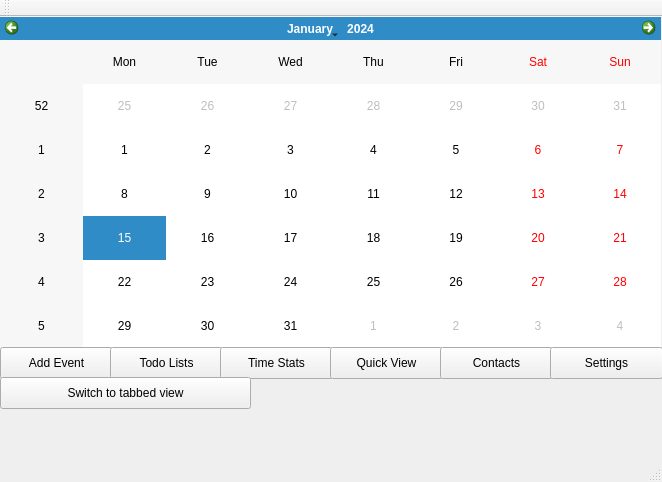
<?xml version="1.0" encoding="UTF-8"?>
<ui version="4.0">
 <class>MainWindow</class>
 <widget class="QMainWindow" name="MainWindow">
  <property name="geometry">
   <rect>
    <x>0</x>
    <y>0</y>
    <width>662</width>
    <height>482</height>
   </rect>
  </property>
  <property name="windowTitle">
   <string>MainWindow</string>
  </property>
  <widget class="QWidget" name="centralWidget">
   <widget class="QCalendarWidget" name="calendarWidget">
    <property name="geometry">
     <rect>
      <x>0</x>
      <y>0</y>
      <width>661</width>
      <height>331</height>
     </rect>
    </property>
   </widget>
   <widget class="QPushButton" name="pushButton">
    <property name="geometry">
     <rect>
      <x>0</x>
      <y>330</y>
      <width>113</width>
      <height>32</height>
     </rect>
    </property>
    <property name="text">
     <string>Add Event</string>
    </property>
   </widget>
   <widget class="QPushButton" name="pushButton_2">
    <property name="geometry">
     <rect>
      <x>110</x>
      <y>330</y>
      <width>113</width>
      <height>32</height>
     </rect>
    </property>
    <property name="text">
     <string>Todo Lists</string>
    </property>
   </widget>
   <widget class="QPushButton" name="pushButton_3">
    <property name="geometry">
     <rect>
      <x>220</x>
      <y>330</y>
      <width>113</width>
      <height>32</height>
     </rect>
    </property>
    <property name="text">
     <string>Time Stats</string>
    </property>
   </widget>
   <widget class="QPushButton" name="pushButton_4">
    <property name="geometry">
     <rect>
      <x>330</x>
      <y>330</y>
      <width>113</width>
      <height>32</height>
     </rect>
    </property>
    <property name="text">
     <string>Quick View</string>
    </property>
   </widget>
   <widget class="QPushButton" name="pushButton_5">
    <property name="geometry">
     <rect>
      <x>440</x>
      <y>330</y>
      <width>113</width>
      <height>32</height>
     </rect>
    </property>
    <property name="text">
     <string>Contacts</string>
    </property>
   </widget>
   <widget class="QPushButton" name="pushButton_6">
    <property name="geometry">
     <rect>
      <x>550</x>
      <y>330</y>
      <width>113</width>
      <height>32</height>
     </rect>
    </property>
    <property name="text">
     <string>Settings</string>
    </property>
   </widget>
   <widget class="QPushButton" name="pushButton_7">
    <property name="geometry">
     <rect>
      <x>0</x>
      <y>360</y>
      <width>251</width>
      <height>32</height>
     </rect>
    </property>
    <property name="text">
     <string>Switch to tabbed view</string>
    </property>
   </widget>
  </widget>
  <widget class="QMenuBar" name="menuBar">
   <property name="geometry">
    <rect>
     <x>0</x>
     <y>0</y>
     <width>662</width>
     <height>22</height>
    </rect>
   </property>
  </widget>
  <widget class="QToolBar" name="mainToolBar">
   <attribute name="toolBarArea">
    <enum>TopToolBarArea</enum>
   </attribute>
   <attribute name="toolBarBreak">
    <bool>false</bool>
   </attribute>
  </widget>
  <widget class="QStatusBar" name="statusBar"/>
 </widget>
 <layoutdefault spacing="6" margin="11"/>
 <resources/>
 <connections/>
</ui>
